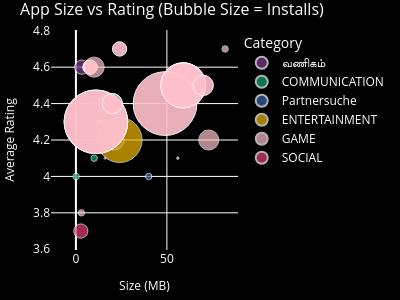

Notebook code cell kept with this figure:
### Code cell
fig2 = px.scatter(
    bubble_df,
    x='Size',
    y='Rating',
    size='Installs',
    color='Category_Display',
    color_discrete_map=color_map,
    hover_name='App',
    size_max=45,
    title='App Size vs Rating (Bubble Size = Installs)',
    labels={'Size': 'Size (MB)', 'Rating': 'Average Rating', 'Category_Display': 'Category'},
    width=plot_width,
    height=plot_height
)
fig2.update_layout(
    plot_bgcolor=plot_bg_color,
    paper_bgcolor=plot_bg_color,
    font_color=text_color,
    title_font=title_font,
    xaxis=dict(title_font=axis_font),
    yaxis=dict(title_font=axis_font),
    margin=dict(l=10, r=10, t=30, b=10)
)

ist = pytz.timezone('Asia/Kolkata')
current_hour = datetime.now(ist).hour

if 17 <= current_hour < 19:
    save_plot_as_html(
        fig2,
        "Bubble Chart - Size vs Rating vs Installs.html",
        "Size vs Rating bubble chart (bubble = Installs), visible only 5 PM-7 PM IST."
    )
    fig2.show()
else:
    print(f"Current IST hour is {current_hour}:00 - bubble chart is hidden "
          f"(only shown on the dashboard between 5 PM and 7 PM IST).")

### Figure 1 — Plotly figure (JSON) as saved in the notebook; plotly's stock layout.template omitted (floating-point values rounded to 4 significant figures)
{"data": [{"hovertemplate": "<b>%{hovertext}</b><br><br>Category=வணிகம்<br>Size (MB)=%{x}<br>Average Rating=%{y}<br>Installs=%{marker.size}<extra></extra>", "hovertext": ["Google Primer", "Call Blocker"], "legendgroup": "வணிகம்", "marker": {"color": "rgb(127, 60, 141)", "size": [10000000, 5000000], "sizemode": "area", "sizeref": 49380.0, "symbol": "circle"}, "mode": "markers", "name": "வணிகம்", "orientation": "v", "showlegend": true, "type": "scatter", "x": [18.0, 3.2], "xaxis": "x", "y": [4.4, 4.6], "yaxis": "y"}, {"hovertemplate": "<b>%{hovertext}</b><br><br>Category=COMMUNICATION<br>Size (MB)=%{x}<br>Average Rating=%{y}<br>Installs=%{marker.size}<extra></extra>", "hovertext": ["Chrome Dev", "GMX Mail", "GroupMe", "Call Blocker", "CallApp: Caller ID, Blocker & Phone Call Recorder", "Burner - Free Phone Number", "Caller ID +", "Chrome Dev", "CallApp: Caller ID, Blocker & Phone Call Recorder"], "legendgroup": "COMMUNICATION", "marker": {"color": "rgb(17, 165, 121)", "size": [5000000, 10000000, 10000000, 1000000, 10000000, 1000000, 1000000, 5000000, 10000000], "sizemode": "area", "sizeref": 49380.0, "symbol": "circle"}, "mode": "markers", "name": "COMMUNICATION", "orientation": "v", "showlegend": true, "type": "scatter", "x": [NaN, NaN, NaN, 10.0, 20.0, NaN, 0.1152, NaN, 20.0], "xaxis": "x", "y": [4.4, 4.3, 4.5, 4.1, 4.4, 4.3, 4.0, 4.4, 4.4], "yaxis": "y"}, {"hovertemplate": "<b>%{hovertext}</b><br><br>Category=Partnersuche<br>Size (MB)=%{x}<br>Average Rating=%{y}<br>Installs=%{marker.size}<extra></extra>", "hovertext": ["Hily: Dating, Chat, Match, Meet & Hook up", "CMB Free Dating App", "FlirtChat - ♥Free Dating/Flirting App♥", "Hitwe - meet people and chat", "Hily: Dating, Chat, Match, Meet & Hook up", "2Date Dating App, Love and matching", "FlirtChat - ♥Free Dating/Flirting App♥"], "legendgroup": "Partnersuche", "marker": {"color": "rgb(57, 105, 172)", "size": [100000, 1000000, 500000, 10000000, 100000, 500000, 500000], "sizemode": "area", "sizeref": 49380.0, "symbol": "circle"}, "mode": "markers", "name": "Partnersuche", "orientation": "v", "showlegend": true, "type": "scatter", "x": [56.0, 40.0, 13.0, 21.0, 56.0, 8.1, 13.0], "xaxis": "x", "y": [4.1, 4.0, 4.3, 4.2, 4.1, 4.4, 4.3], "yaxis": "y"}, {"hovertemplate": "<b>%{hovertext}</b><br><br>Category=ENTERTAINMENT<br>Size (MB)=%{x}<br>Average Rating=%{y}<br>Installs=%{marker.size}<extra></extra>", "hovertext": ["Amazon Prime Video", "Cooking Channel"], "legendgroup": "ENTERTAINMENT", "marker": {"color": "rgb(242, 183, 1)", "size": [50000000, 100000], "sizemode": "area", "sizeref": 49380.0, "symbol": "circle"}, "mode": "markers", "name": "ENTERTAINMENT", "orientation": "v", "showlegend": true, "type": "scatter", "x": [24.0, 16.0], "xaxis": "x", "y": [4.2, 4.1], "yaxis": "y"}, {"hovertemplate": "<b>%{hovertext}</b><br><br>Category=GAME<br>Size (MB)=%{x}<br>Average Rating=%{y}<br>Installs=%{marker.size}<extra></extra>", "hovertext": ["Block Puzzle", "Granny", "Flow Free", "Cut the Rope FULL FREE", "Block Puzzle", "Granny", "Flow Free", "Granny", "Color by Number – New Coloring Book", "Draw In", "Honkai Impact 3rd", "Block Puzzle", "Flow Free", "Granny", "Doodle Jump", "Dude Perfect 2", "Candy Bomb", "Cut the Rope FULL FREE", "1LINE – One Line with One Touch", "4 in a Row", "Four In A Line", "Granny", "Color by Number – New Coloring Book", "Dude Perfect 2"], "legendgroup": "GAME", "marker": {"color": "pink", "size": [5000000, 50000000, 100000000, 100000000, 5000000, 50000000, 100000000, 50000000, 5000000, 10000000, 1000000, 5000000, 100000000, 50000000, 50000000, 10000000, 10000000, 100000000, 10000000, 500000, 1000000, 50000000, 5000000, 10000000], "sizemode": "area", "sizeref": 49380.0, "symbol": "circle"}, "mode": "markers", "name": "GAME", "orientation": "v", "showlegend": true, "type": "scatter", "x": [7.8, 59.0, 11.0, 49.0, 7.8, 59.0, 11.0, 59.0, 24.0, 73.0, 82.0, 7.8, 11.0, 59.0, NaN, 70.0, 20.0, 49.0, 10.0, NaN, 3.0, 59.0, 24.0, 70.0], "xaxis": "x", "y": [4.6, 4.5, 4.3, 4.4, 4.6, 4.5, 4.3, 4.5, 4.7, 4.2, 4.7, 4.6, 4.3, 4.5, 4.3, 4.5, 4.4, 4.4, 4.6, 3.8, 3.8, 4.5, 4.7, 4.5], "yaxis": "y"}, {"hovertemplate": "<b>%{hovertext}</b><br><br>Category=SOCIAL<br>Size (MB)=%{x}<br>Average Rating=%{y}<br>Installs=%{marker.size}<extra></extra>", "hovertext": ["Blogger"], "legendgroup": "SOCIAL", "marker": {"color": "rgb(231, 63, 116)", "size": [5000000], "sizemode": "area", "sizeref": 49380.0, "symbol": "circle"}, "mode": "markers", "name": "SOCIAL", "orientation": "v", "showlegend": true, "type": "scatter", "x": [2.7], "xaxis": "x", "y": [3.7], "yaxis": "y"}], "layout": {"font": {"color": "white"}, "height": 300, "legend": {"itemsizing": "constant", "title": {"text": "Category"}, "tracegroupgap": 0}, "margin": {"b": 10, "l": 10, "r": 10, "t": 30}, "paper_bgcolor": "black", "plot_bgcolor": "black", "title": {"font": {"size": 16}, "text": "App Size vs Rating (Bubble Size = Installs)"}, "width": 400, "xaxis": {"anchor": "y", "domain": [0, 1], "title": {"font": {"size": 12}, "text": "Size (MB)"}}, "yaxis": {"anchor": "x", "domain": [0, 1], "title": {"font": {"size": 12}, "text": "Average Rating"}}}}
